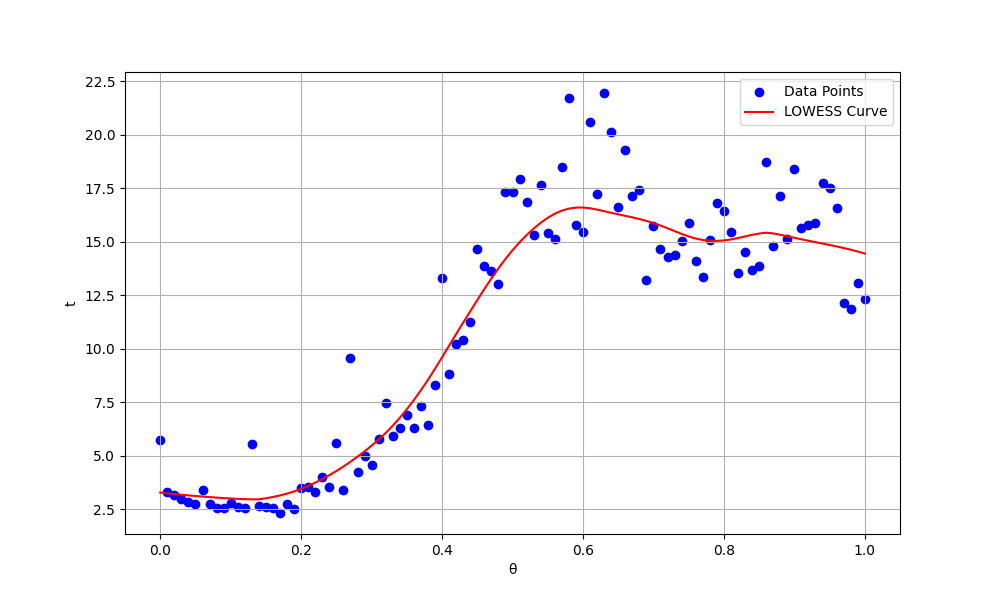

The Python source for this figure:

import matplotlib.pyplot as plt
import numpy as np
from statsmodels.nonparametric.smoothers_lowess import lowess

# Data
theta = [0,0.01,0.02,0.03,0.04,0.05,0.06,0.07,0.08,0.09,0.1,0.11,0.12,0.13,0.14,0.15,0.16,0.17,0.18,0.19,0.2,0.21,0.22,0.23,0.24,0.25,0.26,0.27,0.28,0.29,0.3,0.31,0.32,0.33,0.34,0.35,0.36,0.37,0.38,0.39,0.4,0.41,0.42,0.43,0.44,0.45,0.46,0.47,0.48,0.49,0.5,0.51,0.52,0.53,0.54,0.55,0.56,0.57,0.58,0.59,0.6,0.61,0.62,0.63,0.64,0.65,0.66,0.67,0.68,0.69,0.7,0.71,0.72,0.73,0.74,0.75,0.76,0.77,0.78,0.79,0.8,0.81,0.82,0.83,0.84,0.85,0.86,0.87,0.88,0.89,0.9,0.91,0.92,0.93,0.94,0.95,0.96,0.97,0.98,0.99,1]
t=[5.749,3.3,3.146,2.994,2.862,2.758,3.425,2.741,2.555,2.542,2.774,2.611,2.544,5.568,2.639,2.61,2.575,2.328,2.741,2.538,3.478,3.534,3.331,4.018,3.54,5.587,3.425,9.579,4.233,5.007,4.575,5.762,7.467,5.942,6.279,6.926,6.303,7.313,6.421,8.313,13.324,8.822,10.239,10.427,11.247,14.648,13.888,13.62,13.013,17.333,17.304,17.912,16.842,15.292,17.672,15.387,15.148,18.486,21.691,15.777,15.457,20.59,17.224,21.947,20.122,16.642,19.29,17.135,17.407,13.192,15.743,14.67,14.297,14.392,15.026,15.872,14.11,13.351,15.079,16.816,16.425,15.434,13.538,14.497,13.682,13.87,18.72,14.789,17.148,15.117,18.39,15.656,15.788,15.875,17.764,17.509,16.597,12.117,11.853,13.063,12.334]
# Convert the lists to numpy arrays
theta_np = np.array(theta)
t_np = np.array(t)

# # Fit a cubic polynomial using the least squares method
# coefficients_3 = np.polyfit(theta_np, t_np, 4)
# polynomial_3 = np.poly1d(coefficients_3)

# # Generate theta values for plotting the regression curve
# theta_fit = np.linspace(min(theta_np), max(theta_np), 100)
# t_fit_3 = polynomial_3(theta_fit)

# # Plotting the scatter plot and the cubic regression curve
# plt.figure(figsize=(10, 6))
# plt.scatter(theta_np, t_np, color='blue', label='Data Points')  # Scatter plot of the original data
# plt.plot(theta_fit, t_fit_3, color='purple', label='Regression Curve')  # Cubic regression curve
# plt.title('')
# plt.xlabel('θ')
# plt.ylabel('t')
# plt.legend()
# plt.grid(True)
# plt.savefig("ibmpg5_time.png")

# # Print the coefficients of the cubic polynomial
# print("Cubic polynomial coefficients:", coefficients_3)



# Calculate the LOWESS smoothed line
lowess_result = lowess(t_np, theta_np, frac=0.3) # frac is the fraction of data used to compute each y-value

# Extract the LOWESS smoothed values
theta_lowess, t_lowess = lowess_result[:, 0], lowess_result[:, 1]

# Plotting the scatter plot with the LOWESS smoothed line
plt.figure(figsize=(10, 6))
plt.scatter(theta_np, t_np, color='blue', label='Data Points')
plt.plot(theta_lowess, t_lowess, color='red', label='LOWESS Curve')
plt.title('')
plt.xlabel('θ')
plt.ylabel('t')
plt.legend()
plt.grid(True)
plt.show()

plt.savefig("ibmpg4_time.png")




